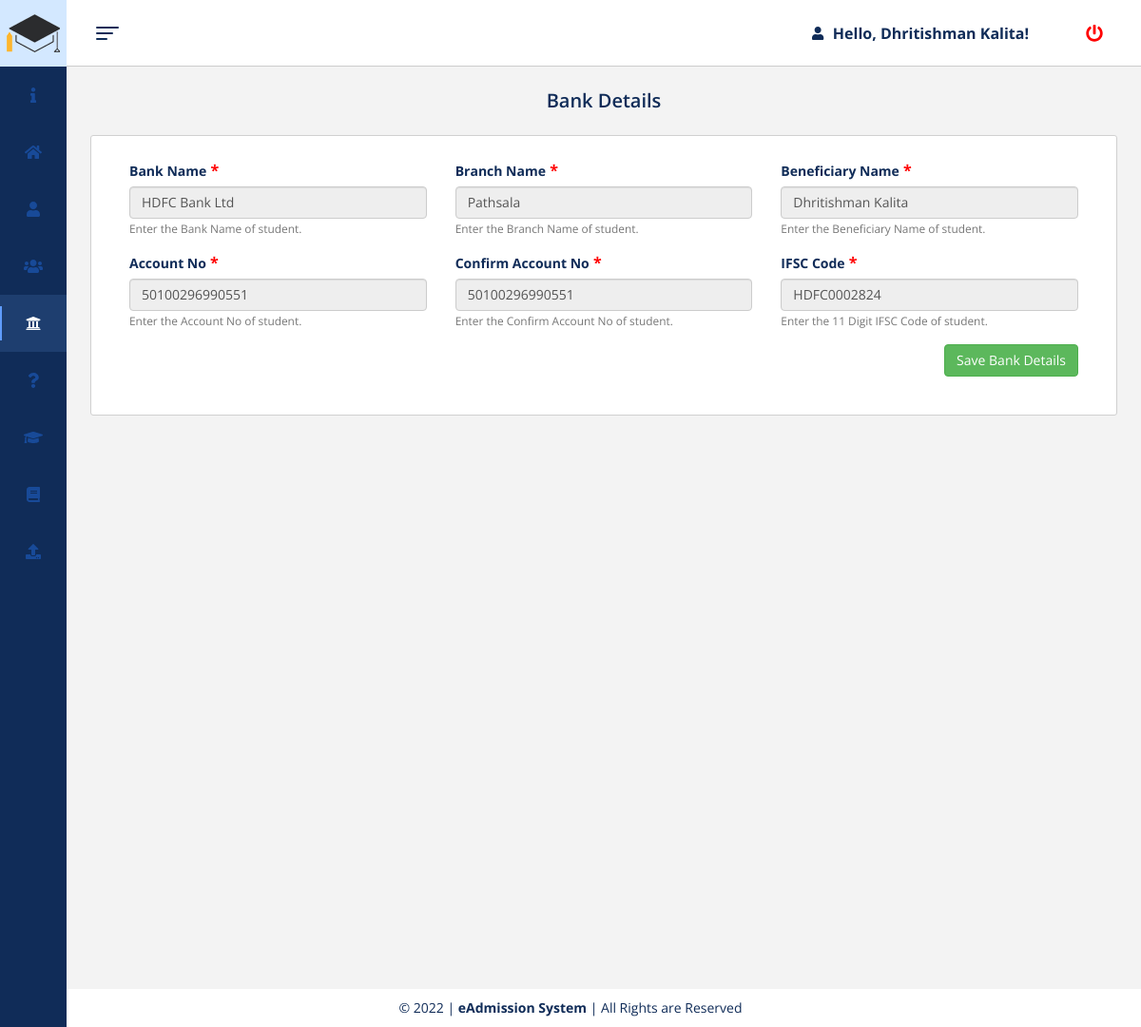
Page /bank-details.php (signed in) on the committed database.
### tables this page shows
CREATE TABLE `registration_details` (
  `s_id` int(11) NOT NULL,
  `s_name` varchar(50) DEFAULT NULL,
  `s_email` varchar(50) DEFAULT NULL,
  `s_phone` varchar(10) DEFAULT NULL,
  `s_password` varchar(50) DEFAULT NULL,
  `s_institute1` varchar(100) DEFAULT NULL,
  `s_institute2` varchar(100) DEFAULT NULL,
  `s_institute3` varchar(100) DEFAULT NULL,
  `s_stream` varchar(100) DEFAULT NULL,
  `s_course` varchar(100) DEFAULT NULL,
  `s_aplno1` varchar(20) DEFAULT NULL,
  `s_aplno2` varchar(20) DEFAULT NULL,
  `s_aplno3` varchar(20) DEFAULT NULL,
  `s_apldate` date DEFAULT NULL,
  `s_aplstatus1` int(11) DEFAULT 0,
  `s_aplstatus2` int(11) DEFAULT 0,
  `s_aplstatus3` int(11) DEFAULT 0,
  `s_status` int(11) NOT NULL DEFAULT 1
);

CREATE TABLE `bank_details` (
  `s_id` int(11) NOT NULL,
  `s_name` varchar(50) DEFAULT NULL,
  `s_bankname` varchar(50) DEFAULT NULL,
  `s_branchname` varchar(50) DEFAULT NULL,
  `s_beneficiaryname` varchar(50) DEFAULT NULL,
  `s_accountno` varchar(50) DEFAULT NULL,
  `s_confirmaccountno` varchar(50) DEFAULT NULL,
  `s_ifsccode` varchar(11) DEFAULT NULL
);

### bank-details.php (the view, shortened to what this page needs)
<?php
    require("connection.php");
    require("header.php");
    if(isset($_SESSION['s_id'])){
        $s_id = $_SESSION['s_id'];
    }
    else{
        ?>
        <script>
            window.location.href="logout.php";
        </script>
        <?php
    }
    $sql_registration = "SELECT * FROM registration_details WHERE `s_id` = '$s_id'";
    $result_registration = mysqli_query($connect, $sql_registration);
    $info_registration = mysqli_fetch_assoc($result_registration);
    $sql_bank = "SELECT * FROM bank_details WHERE `s_id` = '$s_id'";
    $result_bank = mysqli_query($connect, $sql_bank);
    $info_bank = mysqli_fetch_assoc($result_bank);
            ?>
<!DOCTYPE html>
<html lang="en">
<head>
    <link rel="stylesheet" href="https://cdnjs.cloudflare.com/ajax/libs/twitter-bootstrap/3.3.7/css/bootstrap.min.css">
    <link rel="stylesheet" href="https://cdnjs.cloudflare.com/ajax/libs/animate.css/3.5.2/animate.min.css">
    <link rel="stylesheet" href="css/bank-details.css">
</head>
<body class="sidebar-is-reduced">
  <header class="l-header">
    <div class="l-header__inner clearfix">
      <div class="c-header-icon js-hamburger">
        <div class="hamburger-toggle"><span class="bar-top"></span><span class="bar-mid"></span><span class="bar-bot"></span></div>
      </div>
      <div class="header-icons-group">
        <div class="user">
            <i class="fa fa-user" id="user"></i>
            <div class="username">Hello, <span><?php echo $info_registration['s_name']?></span>!</div>
        </div>
        <div class="c-header-icon logout">
          <i class="fa fa-power-off" style="color: red;" data-toggle="modal" data-target="#logoutModal"></i>
        </div>
      </div>
    </div>
  </header>
  <div class="l-sidebar">
    <div class="logo" style="background-color: #D3E8FF;">
      <div class="logo__txt">
          <img src="assets/icons/eadmission-icon.png" alt="eAdmission Logo">
      </div>
    </div>
    <div class="l-sidebar__content">
      <nav class="c-menu js-menu">
        <ul class="u-list">
          <a href="registration-details.php" style="text-decoration:none">
            <li class="c-menu__item" data-toggle="tooltip" title="Registration Details">
              <div class="c-menu__item__inner"><i class="fa fa-info"></i>
              </div>
            </li>
          </a>
          <a href="residential-details.php" style="text-decoration:none">
            <li class="c-menu__item has-submenu" data-toggle="tooltip" title="Residential Details">
              <div class="c-menu__item__inner"><i class="fa fa-home"></i>
              </div>
            </li>
          </a>
          <a href="personal-details.php" style="text-decoration:none">
            <li class="c-menu__item has-submenu" data-toggle="tooltip" title="Personal Details">
              <div class="c-menu__item__inner"><i class="fa fa-user"></i>
              </div>
            </li>
          </a>
          <a href="family-details.php" style="text-decoration:none">
            <li class="c-menu__item" data-toggle="tooltip" title="Family Details">
              <div class="c-menu__item__inner"><i class="fa fa-users"></i>
              </div>
            </li>
          </a>
          <a href="bank-details.php" style="text-decoration:none">
            <li class="c-menu__item is-active" data-toggle="tooltip" title="Bank Details">
                <div class="c-menu__item__inner"><i class="fa fa-university"></i>
                </div>
            </li>
          </a>
          <a href="additional-details.php" style="text-decoration:none">
            <li class="c-menu__item" data-toggle="tooltip" title="Additional Details">
              <div class="c-menu__item__inner"><i class="fa fa-question"></i>
              </div>
            </li>
          </a>
          <a href="academic-details.php" style="text-decoration:none">
            <li class="c-menu__item" data-toggle="tooltip" title="Academic Details">
              <div class="c-menu__item__inner"><i class="fa fa-graduation-cap"></i>
              </div>
            </li>
          </a>
          <a href="course-details.php" style="text-decoration:none">
            <li class="c-menu__item" data-toggle="tooltip" title="Course Details">
              <div class="c-menu__item__inner"><i class="fa fa-book"></i>
              </div>
            </li>
          </a>
          <a href="upload-documents.php" style="text-decoration:none">
            <li class="c-menu__item" data-toggle="tooltip" title="Upload Documents">
              <div class="c-menu__item__inner"><i class="fa fa-upload"></i>
              </div>
            </li>
          </a>
        </ul>
      </nav>
    </div>
  </div>
</body>
<main class="l-main">
  <div class="content-wrapper content-wrapper--with-bg">
    <h2 class="page-title">Bank Details</h2>
    <div class="page-content">
      <form action="bank-details.php" method="post" autocomplete="off">
        <div class="form-row">
          <div class="form-group col-md-4">
            <label for="InputBankName">Bank Name<span style="color:red; font-weight:bold; font-size: medium;"> *</span></label>
            <?php if($info_bank['s_bankname']=="") { ?>
              <select class="form-control" type="text" name="s_bankname" required>
              <option value="" selected disabled>Select Bank Name</option>
                <option value="Allahabad Bank">Allahabad Bank</option>
                <option value="Andhra Bank">Andhra Bank</option>
                <option value="Axis Bank">Axis Bank</option>
                <option value="State Bank of India">State Bank of India</option>
                <option value="Bank of Baroda">Bank of Baroda</option>
                <option value="UCO Bank">UCO Bank</option>
                <option value="Union Bank of India">Union Bank of India</option>
                <option value="Bank of India">Bank of India</option>
                <option value="Bandhan Bank Ltd">Bandhan Bank Ltd</option>
                <option value="Canara Bank">Canara Bank</option>
                <option value="Gramin Vikash Bank">Gramin Vikash Bank</option>
                <option value="Corporation Bank">Corporation Bank</option>
                <option value="Indian Bank">Indian Bank</option>
                <option value="Indian Overseas Bank">Indian Overseas Bank</option>
                <option value="Oriental Bank of Commerce">Oriental Bank of Commerce</option>
                <option value="Punjab and Sind Bank">Punjab and Sind Bank</option>
                <option value="Punjab National Bank">Punjab National Bank</option>
                <option value="Reserve Bank of India">Reserve Bank of India</option>
                <option value="South Indian Bank">South Indian Bank</option>
                <option value="United Bank of India">United Bank of India</option>
                <option value="Central Bank of India">Central Bank of India</option>
                <option value="Vijaya Bank">Vijaya Bank</option>
                <option value="Dena Bank">Dena Bank</option>
                <option value="Bharatiya Mahila Bank Ltd">Bharatiya Mahila Bank Ltd</option>
                <option value="Federal Bank Ltd">Federal Bank Ltd</option>
                <option value="HDFC Bank Ltd">HDFC Bank Ltd</option>
                <option value="ICICI Bank Ltd">ICICI Bank Ltd</option>
                <option value="IDBI Bank Ltd">IDBI Bank Ltd</option>
                <option value="PayTM Payment Bank">PayTM Payment Bank</option>
                <option value="Fino Payment Bank">Fino Payment Bank</option>
                <option value="Indusind Bank Ltd">Indusind Bank Ltd</option>
                <option value="Karnataka Bank Ltd">Karnataka Bank Ltd</option>
                <option value="Kotak Mahindra Bank">Kotak Mahindra Bank</option>
                <option value="Yes Bank Ltd">Yes Bank Ltd</option>
                <option value="Syndicate Bank">Syndicate Bank</option>
                <option value="Bank of India">Bank of India</option>
                <option value="Bank of Maharashtra">Bank of Maharashtra/option>
              </select>
            <?php } else { ?>
              <input class="form-control" type="text" name="s_bankname" value="<?php echo $info_bank['s_bankname'] ?>" disabled>
            <?php } ?>
            <small id="banknameHelpInline" class="text-muted">
              Enter the Bank Name of student.
            </small>
          </div>
          <div class="form-group col-md-4">
            <label for="InputBranchName">Branch Name<span style="color:red; font-weight:bold; font-size: medium;"> *</span></label>
            <?php if($info_bank['s_branchname']=="") { ?>
              <input class="form-control" type="text" name="s_branchname" required>
            <?php } else { ?>
              <input class="form-control" type="text" name="s_branchname" value="<?php echo $info_bank['s_branchname'] ?>" disabled>
            <?php } ?>
            <small id="branchnameHelpInline" class="text-muted">
              Enter the Branch Name of student.
            </small>
          </div>
          <div class="form-group col-md-4">
            <label for="InputBeneficiaryName">Beneficiary Name<span style="color:red; font-weight:bold; font-size: medium;"> *</span></label>
              <input class="form-control" type="text" name="s_beneficiaryname" value="<?php echo $info_bank['s_name'] ?>" readonly>
            <small id="beneficiarynameHelpInline" class="text-muted">
              Enter the Beneficiary Name of student.
            </small>
          </div>
        </div>
        <div class="form-row">
          <div class="form-group col-md-4">
            <label for="InputAccountNo">Account No<span style="color:red; font-weight:bold; font-size: medium;"> *</span></label>
            <?php if($info_bank['s_accountno']=="") { ?>
              <input class="form-control" type="number" name="s_accountno" required>
            <?php } else { ?>
              <input class="form-control" type="number" name="s_accountno" value="<?php echo $info_bank['s_accountno'] ?>" disabled>
            <?php } ?>
            <small id="accountnoHelpInline" class="text-muted">
              Enter the Account No of student.
            </small>
          </div>
          <div class="form-group col-md-4">
            <label for="InputConfirmAccountNo">Confirm Account No<span style="color:red; font-weight:bold; font-size: medium;"> *</span></label>
            <?php if($info_bank['s_accountno']=="") { ?>
              <input class="form-control" type="number" name="s_confirmaccountno" required>
            <?php } else { ?>
              <input class="form-control" type="number" name="s_confirmaccountno" value="<?php echo $info_bank['s_confirmaccountno'] ?>" disabled>
            <?php } ?>
            <small id="confirmaccountnoHelpInline" class="text-muted">
              Enter the Confirm Account No of student.
            </small>
          </div>
          <div class="form-group col-md-4">
            <label for="InputIFSCCode">IFSC Code<span style="color:red; font-weight:bold; font-size: medium;"> *</span></label>
            <?php if($info_bank['s_ifsccode']=="") { ?>
              <input class="form-control" type="text" name="s_ifsccode" pattern="[A-Z]{4}[0-9]{7}" required>
            <?php } else { ?>
              <input class="form-control" type="text" name="s_ifsccode" value="<?php echo $info_bank['s_ifsccode'] ?>" disabled>
            <?php } ?>
            <small id="ifsccodeHelpInline" class="text-muted">
              Enter the 11 Digit IFSC Code of student.
            </small>
          </div>
        </div>
        <div class="form-row">
          <div class="form-group col-md-12" style="text-align:right">
            <button type="submit" name="submit_bank_details" class="btn btn-success">Save Bank Details</button>
          </div>
        </div>
      </form>
    </div>
  </div>
</main>
<div class="footer">&copy; 2022 | <strong>eAdmission System</strong> | All Rights are Reserved</div>
</html>

### css/header.css (style rules this page uses)
.footer { position: absolute; right: 0; bottom: 0; left: 0; padding: 1rem; background-color: white; text-align: center; }

### rows in the picture
registration_details: s_name "Dhritishman Kalita"
bank_details: s_bankname "HDFC Bank Ltd", s_branchname "Pathsala", s_beneficiaryname "Dhritishman Kalita", s_accountno "50100296990551", s_confirmaccountno "50100296990551", s_ifsccode "HDFC0002824"
